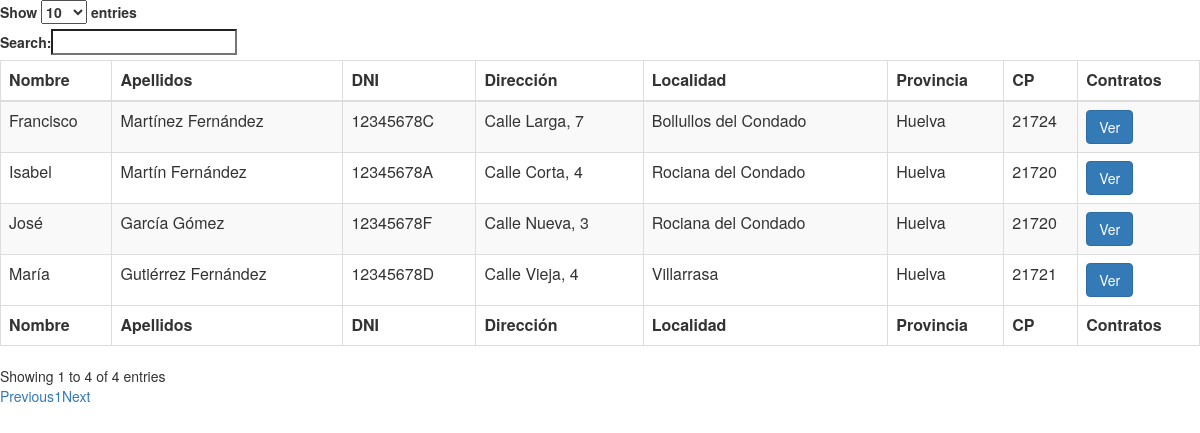
The page / on the database its author committed.
### tables this page shows
CREATE TABLE IF NOT EXISTS `cliente` (
  `idcliente` int(11) NOT NULL,
  `nombre` varchar(100) NOT NULL,
  `apellidos` varchar(100) NOT NULL,
  `dni` varchar(12) NOT NULL,
  `direccion` varchar(200) NOT NULL,
  `idlocalidad` int(11) NOT NULL
);

CREATE TABLE IF NOT EXISTS `localidad` (
  `idlocalidad` int(11) NOT NULL,
  `localidad` varchar(100) NOT NULL,
  `provincia` varchar(100) NOT NULL,
  `cp` int(5) NOT NULL
);

### auxiliar.php (called while the page is built, shortened)
<?php
$link = mysqli_connect('localhost', 'root', '')
        or die('No se pudo conectar: ' . mysql_error());
mysqli_set_charset($link, "utf8");
mysqli_select_db($link, 'bdgestionclientes')
        or die('No se pudo seleccionar la base de datos');
$query = 'SELECT A.IDCLIENTE AS IDCLIENTE, A.NOMBRE AS "NOMBRE", A.APELLIDOS AS "APELLIDOS", A.DNI AS "DNI", A.DIRECCION AS "DIRECCION",
            C.LOCALIDAD AS "LOCALIDAD", C.PROVINCIA AS "PROVINCIA", C.CP AS "CP"
          FROM CLIENTE A, LOCALIDAD C
          WHERE A.IDLOCALIDAD = C.IDLOCALIDAD
          ORDER By A.NOMBRE, A.APELLIDOS';
$result = mysqli_query($link, $query)
        or die('Consulta fallida: ' . mysqli_error($link));
$datos = array();
$i = 0;
while ($line = mysqli_fetch_array($result, MYSQL_ASSOC)) {
    $datos[$i]['NOMBRE'] = $line['NOMBRE'];
    $datos[$i]['APELLIDOS'] = $line['APELLIDOS'];
    $datos[$i]['DNI'] = $line['DNI'];
    $datos[$i]['DIRECCION'] = $line['DIRECCION'];
    $datos[$i]['LOCALIDAD'] = $line['LOCALIDAD'];
    $datos[$i]['PROVINCIA'] = $line['PROVINCIA'];
    $datos[$i]['CP'] = $line['CP'];
    $datos[$i]['IDCLIENTE'] = $line['IDCLIENTE'];
    $i++;
}
?>

### index.php (the view, shortened to what this page needs)
<?php include_once 'auxiliar.php'?>
<html>
    <head>
        <link href="//maxcdn.bootstrapcdn.com/bootstrap/3.3.6/css/bootstrap.min.css" rel="stylesheet">
        <link href="https://cdn.datatables.net/1.10.12/css/dataTables.bootstrap.min.css" rel="stylesheet">
    </head>
    <body>
        <table id="example" class="table table-striped table-bordered" cellspacing="0" width="100%">
            <thead>
                <tr>
                    <th>Nombre</th>
                    <th>Apellidos</th>
                    <th>DNI</th>
                    <th>Dirección</th>
                    <th>Localidad</th>
                    <th>Provincia</th>
                    <th>CP</th>
                    <th>Contratos</th>
                </tr>
            </thead>
            <tbody>
                <?php foreach ($datos as $value){?>
                    <tr>
                        <td><?= $value['NOMBRE'] ?></td>
                        <td><?= $value['APELLIDOS'] ?></td>
                        <td><?= $value['DNI'] ?></td>
                        <td><?= $value['DIRECCION'] ?></td>
                        <td><?= $value['LOCALIDAD'] ?></td>
                        <td><?= $value['PROVINCIA'] ?></td>
                        <td><?= $value['CP']?></td>
                        <td>
                            <button type="button" class="btn btn-primary" data-toggle="modal" data-target="#myModal<?=$value['IDCLIENTE']?>">
                                Ver
                            </button>
                        </td>
                    </tr>
                <?php } ?>
            </tbody>
            <tfoot>
                <tr>
                    <th>Nombre</th>
                    <th>Apellidos</th>
                    <th>DNI</th>
                    <th>Dirección</th>
                    <th>Localidad</th>
                    <th>Provincia</th>
                    <th>CP</th>
                    <th>Contratos</th>
                </tr>
            </tfoot>
        </table>
    </body>
</html>

### rows shown on the page
cliente: nombre "Francisco", apellidos "Martínez Fernández", dni "12345678C", direccion "Calle Larga, 7", idlocalidad.localidad "Bollullos del Condado", idlocalidad.provincia "Huelva", idlocalidad.cp "21724"
cliente: nombre "Isabel", apellidos "Martín Fernández", dni "12345678A", direccion "Calle Corta, 4", idlocalidad.localidad "Rociana del Condado", idlocalidad.provincia "Huelva", idlocalidad.cp "21720"
cliente: nombre "José", apellidos "García Gómez", dni "12345678F", direccion "Calle Nueva, 3", idlocalidad.localidad "Rociana del Condado", idlocalidad.provincia "Huelva", idlocalidad.cp "21720"
cliente: nombre "María", apellidos "Gutiérrez Fernández", dni "12345678D", direccion "Calle Vieja, 4", idlocalidad.localidad "Villarrasa", idlocalidad.provincia "Huelva", idlocalidad.cp "21721"
